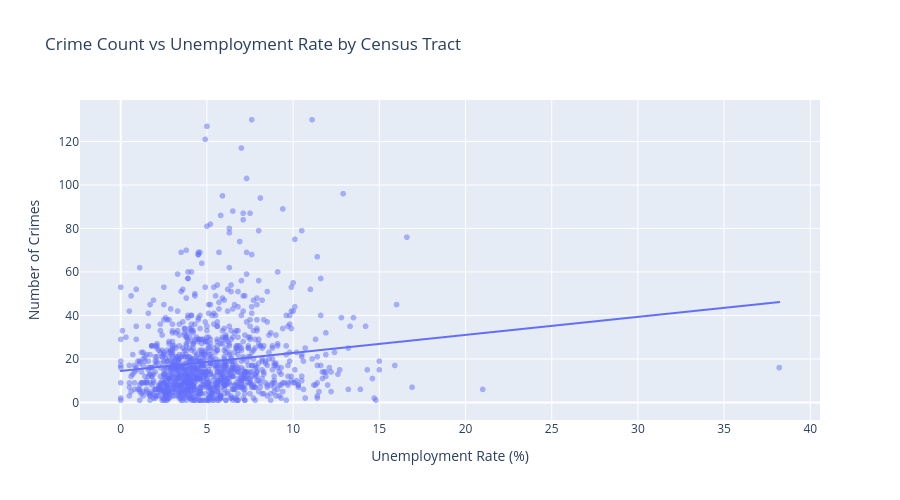

Notebook source saved alongside this figure:
### Markdown cell above
### Visualization 2: Crime Count vs Unemployment Rate

### Code cell
# Create scatter plot
tract_summary = crime_with_unemp.groupby(['tract', 'unemployment']).size().reset_index(name='crime_count')
tract_summary = tract_summary.dropna(subset=['unemployment'])

fig = px.scatter(
    tract_summary,
    x='unemployment',
    y='crime_count',
    title='Crime Count vs Unemployment Rate by Census Tract',
    labels={'unemployment': 'Unemployment Rate (%)', 'crime_count': 'Number of Crimes'},
    opacity=0.5,
    trendline='ols'
)

fig.update_layout(height=500)
fig.show()

# Calculate correlation
correlation = tract_summary['unemployment'].corr(tract_summary['crime_count'])
print(f"\nCorrelation between unemployment and crime count: {correlation:.3f}")

### Figure 1 — Plotly figure (JSON) as saved in the notebook; plotly's stock layout.template omitted (floating-point values rounded to 4 significant figures; data arrays with more than 128 entries replaced by an {"elided": "..."} marker saying what was removed)
{"data": [{"hovertemplate": "Unemployment Rate (%)=%{x}<br>Number of Crimes=%{y}<extra></extra>", "legendgroup": "", "marker": {"color": "#636efa", "opacity": 0.5, "symbol": "circle"}, "mode": "markers", "name": "", "showlegend": false, "type": "scattergl", "x": {"elided": "1140 float values"}, "xaxis": "x", "y": {"elided": "1140 int values"}, "yaxis": "y"}, {"hovertemplate": "<b>OLS trendline</b><br>crime_count = 0.829424 * unemployment + 14.4671<br>R<sup>2</sup>=0.019809<br><br>Unemployment Rate (%)=%{x}<br>Number of Crimes=%{y} <b>(trend)</b><extra></extra>", "legendgroup": "", "marker": {"color": "#636efa", "symbol": "circle"}, "mode": "lines", "name": "", "showlegend": false, "type": "scattergl", "x": {"elided": "1140 float values"}, "xaxis": "x", "y": {"elided": "1140 float values"}, "yaxis": "y"}], "layout": {"height": 500, "legend": {"tracegroupgap": 0}, "title": {"text": "Crime Count vs Unemployment Rate by Census Tract"}, "xaxis": {"anchor": "y", "domain": [0, 1], "title": {"text": "Unemployment Rate (%)"}}, "yaxis": {"anchor": "x", "domain": [0, 1], "title": {"text": "Number of Crimes"}}}}
